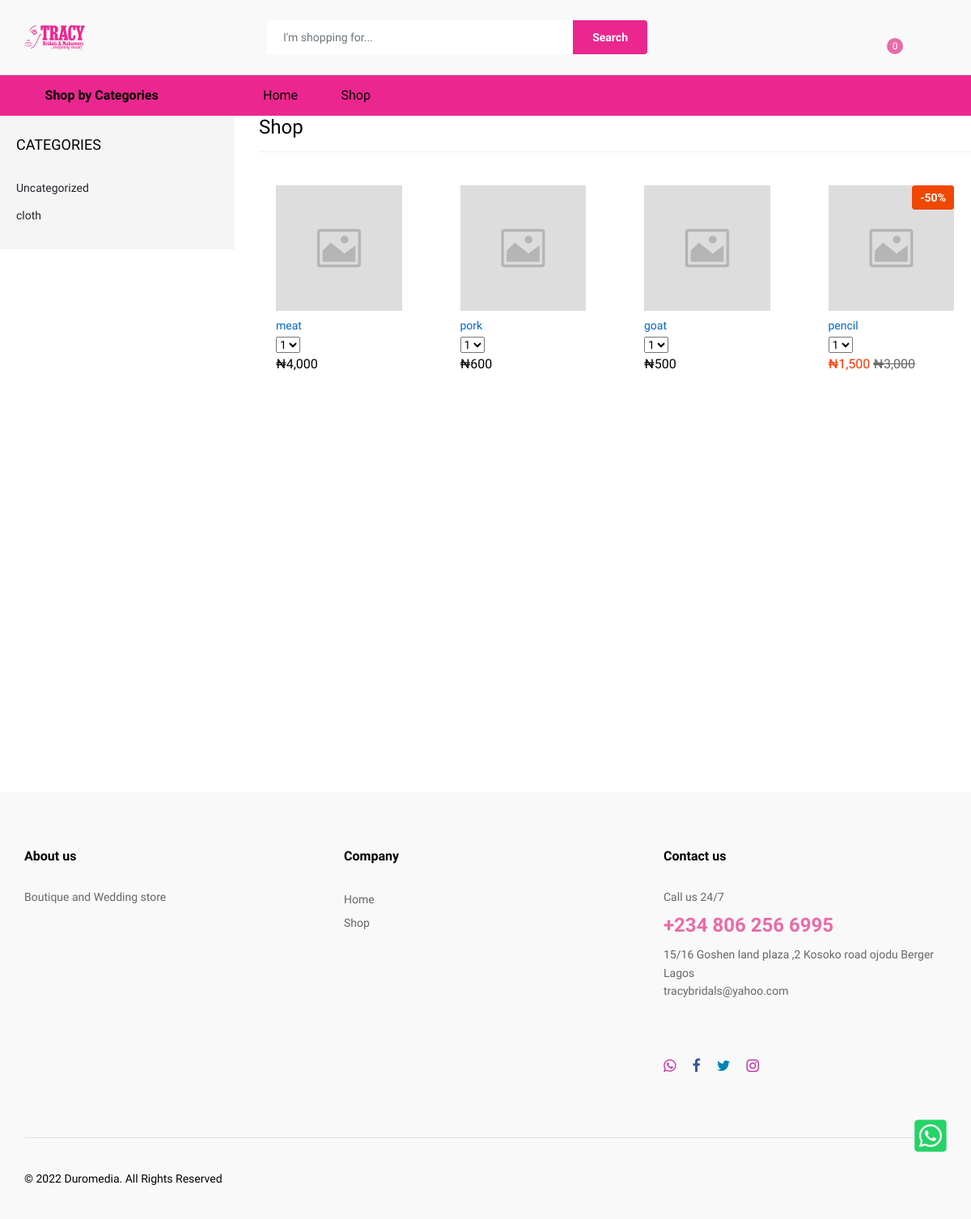
Page /all-products.php on the earlier database version.
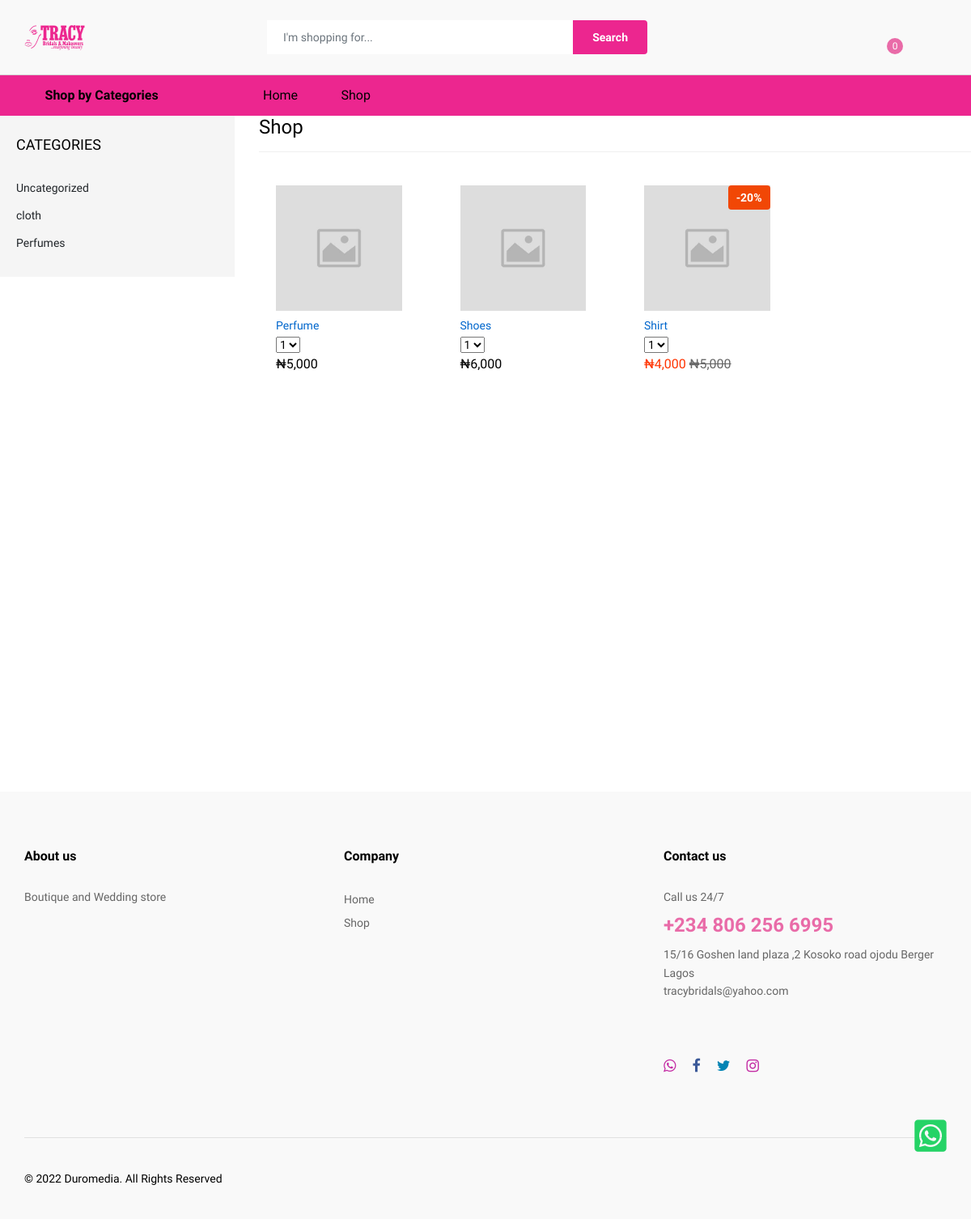
Same page on the later database version.
### tables this page shows
CREATE TABLE `products_categories` (
  `products_categories_id` int(11) NOT NULL,
  `products_categories_name` varchar(20) NOT NULL,
  `products_categories_timestamp` timestamp NOT NULL DEFAULT current_timestamp() ON UPDATE current_timestamp()
);

CREATE TABLE `products` (
  `products_id` int(11) NOT NULL,
  `products_name` varchar(30) NOT NULL,
  `products_price` varchar(11) NOT NULL,
  `products_sales_price` varchar(10) NOT NULL,
  `products_sub_categories` int(10) NOT NULL,
  `products_promo` varchar(20) NOT NULL DEFAULT '0',
  `products_deals` varchar(20) NOT NULL DEFAULT '0',
  `products_new_arrivals` varchar(20) NOT NULL DEFAULT '0',
  `products_best_sellers` varchar(20) NOT NULL DEFAULT '0',
  `products_popular` varchar(20) NOT NULL DEFAULT '0',
  `products_short_description` varchar(255) NOT NULL,
  `products_long_description` text NOT NULL,
  `products_image` varchar(255) NOT NULL DEFAULT 'default.jpg',
  `products_timestamp` timestamp NOT NULL DEFAULT current_timestamp() ON UPDATE current_timestamp(),
  `real_sub_categories` int(11) NOT NULL DEFAULT 0
);

### incs-template1/config.php (called while the page is built, shortened)
<?php
$website_name_with_spaces = "Tracy Bridals";
$TEL = "+234 806 256 6995";
$EMAIL = "tracybridals@yahoo.com";
$FB_LINK = "https://web.facebook.com/TracyBridalandMakeovers";
$TW_LINK = "https://twitter.com/tracyiyoha1";
$INSTAGRAM_LINK = "https://www.instagram.com/tracybridalsandmakeover/";
$WHATSAPP_LINK = "https://api.whatsapp.com/send?phone=2348062566995&text=Hello%20Tracy%2C%20you%20have%20a%20Buyer";
$ADDRESS = "15/16 Goshen land plaza ,2 Kosoko road ojodu Berger Lagos";
?>

### incs-template1/products.php (the view, shortened to what this page needs)
<?php
 $page = (int)(!isset($_GET["page"]) ? 1 : $_GET["page"]);
$per_page = 12;
$startpoint = ($page * $per_page) - $per_page;
$select_products3 = mysqli_query($connect,"SELECT * FROM ".$statement." LIMIT $startpoint, $per_page") or die(db_conn_error);
			 if (mysqli_num_rows($select_products3)> 0){
				while($rows_loop = mysqli_fetch_array($select_products3)){
                    echo '
    <div class="col-xl-2 col-lg-4 col-md-4 col-sm-6 col-6 ">
    <form method="post" action="">
    <div class="ps-product">
    <div class="ps-product__thumbnail">
        <a href="product-description.php?id='.$rows_loop['products_id'].'">
        <img src="images/products/'.$rows_loop['products_image'].'" alt="'.$rows_loop['products_name'].'" /></a>';
        if(!empty($rows_loop['products_sales_price'])){
            $dis = 100 - ceil($rows_loop['products_sales_price']/$rows_loop['products_price']*100);
            echo '
            <div class="ps-product__badge">-'.$dis.'%</div>
            ';
        }
        echo    '
         <ul class="ps-product__actions">
            <form method="POST" action="">
                <input type="hidden" name="code" value="'.$rows_loop['products_id'].'" />
                <button type="submit" class="btn-fade"><li><a data-toggle="tooltip" data-placement="top" title="Add To Cart"><i class="icon-bag2"></i></a></li></button>
            </form>
        </ul>
        </div>
    <div class="ps-product__container">';
echo '
        <div class="ps-product__content"><a class="ps-product__title" href="product-description.php?id='.$rows_loop['products_id'].'">'.$rows_loop['products_name'].'</a>
            <div class="ps-product__rating">
                <select class="ps-rating" data-read-only="true">
                    <option value="1">1</option>
                    <option value="1">2</option>
                    <option value="1">3</option>
                    <option value="1">4</option>
                    <option value="1">5</option>
                </select>
            </div>';
             if(!empty($rows_loop['products_sales_price'])){
                echo '<p class="ps-product__price sale">
                     &#8358;'.number_format($rows_loop['products_sales_price']).' ' . '<del>'.'&#8358;'.number_format($rows_loop['products_price']) .'</del>
                    </p>';
            } else {
                echo '<p class="ps-product__price">
                &#8358;'.number_format($rows_loop['products_price']).'</p>';
            }
            echo '
        </div>
            <div class="ps-product__content hover"><a class="ps-product__title" href="product-description.php?id='.$rows_loop['products_id'].'">'.$rows_loop['products_name'].'</a>';
            echo '
            </div>
            </div>
</div>
</form>
</div>
';
}
}else{
    echo '<h5 class="text-center">No result found</h5>';
 }
?>

### incs-template1/header.php (shortened to what this page needs)
<!DOCTYPE html>
<html lang="en">
<head>
    <link rel="stylesheet" href="https://use.fontawesome.com/releases/v5.1.1/css/all.css">
    <link rel="stylesheet" href="plugins/font-awesome/css/font-awesome.min.css">
    <link rel="stylesheet" href="fonts/Linearicons/Linearicons/Font/demo-files/demo.css">
    <link rel="stylesheet" href="plugins/bootstrap/css/bootstrap.min.css">
    <link rel="stylesheet" href="plugins/owl-carousel/assets/owl.carousel.min.css">
    <link rel="stylesheet" href="plugins/owl-carousel/assets/owl.theme.default.min.css">
    <link rel="stylesheet" href="plugins/slick/slick/slick.css">
    <link rel="stylesheet" href="plugins/nouislider/nouislider.min.css">
    <link rel="stylesheet" href="plugins/lightGallery-master/dist/css/lightgallery.min.css">
    <link rel="stylesheet" href="plugins/jquery-bar-rating/dist/themes/fontawesome-stars.css">
    <link rel="stylesheet" href="plugins/select2/dist/css/select2.min.css">
    <link rel="stylesheet" href="css/style.css">
    <link rel="stylesheet" href="css/color-style.css">
</head>
<body class="loaded">
    <header class="header header--1" data-sticky="true">
        <div class="header__top">
            <div class="ps-container">
                <div class="header__left">
                    <a class="ps-logo" href="/"><img src="../images/logo/logo.png" alt="<?php if(!empty($website_name_with_spaces)){
                        echo $website_name_with_spaces;
                    }
                    ?>" /></a>
                </div>
                <div class="header__center">
                    <form class="ps-form--quick-search" action="search.php" method="GET">
                        <input class="form-control" type="text" placeholder="I'm shopping for..." id="input-search" name="search" value="<?php if(isset($_GET['search'])){echo $_GET['search'];} ?>"/>
                        <button type="submit">Search</button>
                    </form>
                </div>
                <div class="header__right">
                    <div class="header__actions">
                    <?php
                    if(!empty($_SESSION["shopping_cart"])) {
                    $cart_count = count(array_keys($_SESSION["shopping_cart"]));
                    echo '<div class="ps-cart--mini box"><a class="header__extra" href="cart.php"><i class="icon-bag2"></i><span><i>'.$cart_count.'</i></span></a></div>';
                    }else{
                        echo '<div class="ps-cart--mini box"><a class="header__extra" href="cart.php"><i class="icon-bag2"></i><span><i>0</i></span></a></div>';
                    }
                    ?>
                    </div>
                </div>
            </div>
        </div>
        <nav class="navigation">
            <div class="ps-container">
                <div class="navigation__left">
                    <div class="menu--product-categories">
                        <div class="menu__toggle"><i class="icon-menu"></i><span> Shop by Categories</span></div>
                    </div>
                </div>
                <div class="navigation__right">
                    <ul class="menu">
                        <li class=""><a href="<?=GEN_WEBSITE;?>">Home</a><span class="sub-toggle"></span>
                        </li>
                        <li class=""><a href="<?=GEN_WEBSITE.'/shop.php';?>">Shop</a><span class="sub-toggle"></span>
                        </li>
                    </ul>
                </div>
            </div>
        </nav>
    </header>

### public_html/all-products.php (shortened to what this page needs)
<?php require_once ('../incs-template1/config.php'); ?>
<?php
include ('../incs-template1/header.php'); ?>
<?php
$statement = "products ORDER BY products_id DESC";
?>
<div class="ps-page--shop">
            <div class="ps-layout--shop">
                <div class="ps-layout__left">
                    <aside class="widget widget_shop">
                        <h4 class="widget-title">Categories</h4>
                        <ul class="ps-list--categories">
                            <?php
                        $query_page_section =  mysqli_query($connect, "SELECT products_categories_name FROM products_categories") or die(db_conn_error);
while($row_cat = mysqli_fetch_array($query_page_section)){
echo  '<li><a href="categories.php?name='.$row_cat['products_categories_name'].'">'.$row_cat['products_categories_name'].'</a>
</li>';
}
                        ?>
                        </ul>
                    </aside>
                </div>
                <div class="ps-layout__right">
                    <div class="ps-block--shop-features">
                        <div class="ps-block__header">
                            <h3>Shop</h3>
                        </div>
                    <div class="ps-shopping ps-tab-root">
                        <div class="ps-tabs">
                            <div class="ps-tab active" id="tab-1">
                                <div class="ps-shopping-product">
                                    <div class="row">
                                    <?php
                include ('../incs-template1/products.php');
?>
                            </div>
                        </div>
                    </div>
                </div>
            </div>
        </div>
    </div>
</div>
<?php include ('../incs-template1/footer.php'); ?>

### incs-template1/footer.php (shortened to what this page needs)
<footer class="ps-footer">
    <div class="ps-container">
        <div class="ps-footer__widgets">
        <aside class="widget widget_footer">
                <h4 class="widget-title">About us</h4>
                <ul class="ps-list--link">
                    <p><?=FOOTER_DESCRIPTION;?></p>
                </ul>
            </aside>
            <aside class="widget widget_footer">
                <h4 class="widget-title">Company</h4>
                <ul class="ps-list--link">
                    <li><a href="/">Home</a></li>
                    <li><a href="shop.php">Shop</a></li>
                </ul>
            </aside>
        <aside class="widget widget_footer widget_contact-us">
                <h4 class="widget-title">Contact us</h4>
                <div class="widget_content">
                    <p>Call us 24/7</p>
                    <h3><?=$TEL;?></h3>
                    <p><?=$ADDRESS;?><br><a href="mailto:<?=$EMAIL;?>"><?=$EMAIL;?></a></p>
                    <p><?=$ADDRESS2;?><br><a href="mailto:<?=$EMAIL2;?>"><?=$EMAIL2;?></a></p>
                    <ul class="ps-list--social">
                   <?php
                   if(!empty($WHATSAPP_LINK)){echo '<li><a target="_blank" class="instagram" href="'.$WHATSAPP_LINK.'"><i class="fa fa-whatsapp"></i></a></li>';}
                   if(!empty($FB_LINK)){echo '<li><a target="_blank" class="facebook" href="'.$FB_LINK.'"><i class="fa fa-facebook"></i></a></li>';}
                    if(!empty($TW_LINK)){echo '<li><a target="_blank" class="twitter" href="'.$TW_LINK.'"><i class="fa fa-twitter"></i></a></li>';}
                            if(!empty($INSTAGRAM_LINK)){echo '<li><a target="_blank" class="instagram" href="'.$INSTAGRAM_LINK.'"><i class="fa fa-instagram"></i></a></li>';}
                    ?>
                    </ul>
                </div>
            </aside>
        </div>
        <div class="ps-footer__copyright">
            <p>&copy; <script>var footer_date=new Date(); document.write(footer_date.getFullYear())</script> Duromedia. All Rights Reserved</p>
        </div>
    </div>
</footer>
 <div id="scrool">
    <div class="whatsapp">
        <?php
        if(!empty($WHATSAPP_LINK)) {
            echo '<a href="'.$WHATSAPP_LINK.'" target="_blank">
               <i class="fab fa-whatsapp-square    "></i>
            </a>';
        }
        ?>
    </div>
</div>
</body>
</html>

### public_html/css/color-style.css (style rules this page uses)
.header .header__top { background-color: #f9f9f9; }
.navigation { background-color: #ec268f; }
.ps-form--quick-search button, .ps-form--search-mobile button { background-color: #ec268f; color: #ffffff; }
.ps-footer { background-color: #f9f9f9; }
.widget_contact-us .widget_content h3 { color: #e96ba8; }
.header .header__extra span, .mobile-cart { background-color: #e96ba8; }

Differences in the rows shown:
removed products: products_image (placeholder picture), products_name "meat", products_price "4,000"
removed products: products_image (placeholder picture), products_name "pork", products_price "600"
removed products: products_image (placeholder picture), products_name "goat", products_price "500"
removed products: products_image (placeholder picture), dis "50", products_name "pencil", products_sales_price "1,500", products_price "3,000"
added products_categories: products_categories_name "Perfumes"
added products: products_image (placeholder picture), products_name "Perfume", products_price "5,000"
added products: products_image (placeholder picture), products_name "Shoes", products_price "6,000"
added products: products_image (placeholder picture), dis "20", products_name "Shirt", products_sales_price "4,000", products_price "5,000"
